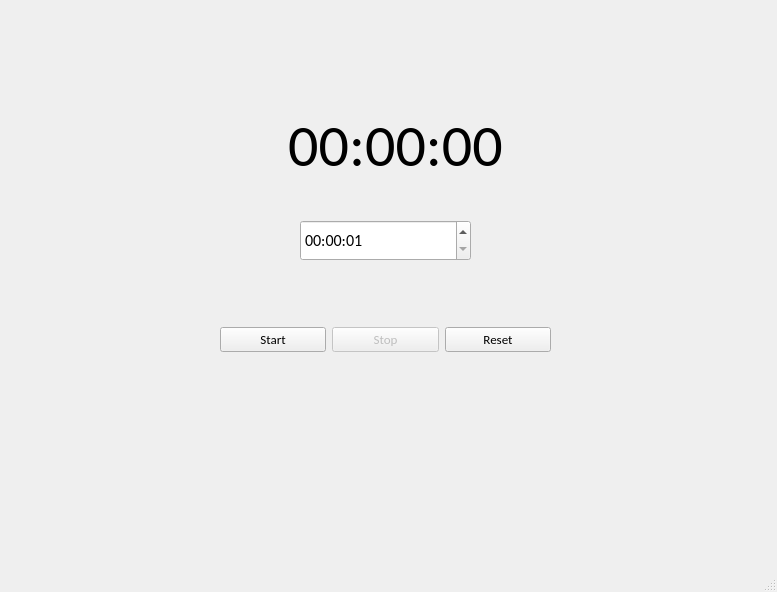
<?xml version="1.0" encoding="UTF-8"?>
<ui version="4.0">
 <class>MainWindow</class>
 <widget class="QMainWindow" name="MainWindow">
  <property name="enabled">
   <bool>true</bool>
  </property>
  <property name="geometry">
   <rect>
    <x>0</x>
    <y>0</y>
    <width>777</width>
    <height>592</height>
   </rect>
  </property>
  <property name="windowTitle">
   <string>Timer</string>
  </property>
  <widget class="QWidget" name="centralwidget">
   <widget class="QLabel" name="lblRemainingTime">
    <property name="geometry">
     <rect>
      <x>240</x>
      <y>90</y>
      <width>311</width>
      <height>111</height>
     </rect>
    </property>
    <property name="font">
     <font>
      <family>Calibri</family>
      <pointsize>45</pointsize>
     </font>
    </property>
    <property name="text">
     <string>00:00:00</string>
    </property>
    <property name="alignment">
     <set>Qt::AlignCenter</set>
    </property>
   </widget>
   <widget class="QWidget" name="horizontalLayoutWidget">
    <property name="geometry">
     <rect>
      <x>220</x>
      <y>300</y>
      <width>331</width>
      <height>80</height>
     </rect>
    </property>
    <layout class="QHBoxLayout" name="hrzltButtons">
     <item>
      <widget class="QPushButton" name="pbStart">
       <property name="font">
        <font>
         <family>Calibri</family>
         <pointsize>10</pointsize>
        </font>
       </property>
       <property name="text">
        <string>Start</string>
       </property>
      </widget>
     </item>
     <item>
      <widget class="QPushButton" name="pbStop">
       <property name="enabled">
        <bool>false</bool>
       </property>
       <property name="font">
        <font>
         <family>Calibri</family>
         <pointsize>10</pointsize>
        </font>
       </property>
       <property name="text">
        <string>Stop</string>
       </property>
      </widget>
     </item>
     <item>
      <widget class="QPushButton" name="pbReset">
       <property name="enabled">
        <bool>true</bool>
       </property>
       <property name="font">
        <font>
         <family>Calibri</family>
         <pointsize>10</pointsize>
        </font>
       </property>
       <property name="text">
        <string>Reset</string>
       </property>
      </widget>
     </item>
    </layout>
   </widget>
   <widget class="QTimeEdit" name="teTimeSetup">
    <property name="enabled">
     <bool>true</bool>
    </property>
    <property name="geometry">
     <rect>
      <x>300</x>
      <y>220</y>
      <width>171</width>
      <height>41</height>
     </rect>
    </property>
    <property name="font">
     <font>
      <family>Calibri</family>
      <pointsize>12</pointsize>
     </font>
    </property>
    <property name="buttonSymbols">
     <enum>QAbstractSpinBox::UpDownArrows</enum>
    </property>
    <property name="minimumTime">
     <time>
      <hour>0</hour>
      <minute>0</minute>
      <second>1</second>
     </time>
    </property>
    <property name="displayFormat">
     <string>HH:mm:ss</string>
    </property>
   </widget>
  </widget>
  <widget class="QMenuBar" name="menubar">
   <property name="geometry">
    <rect>
     <x>0</x>
     <y>0</y>
     <width>777</width>
     <height>26</height>
    </rect>
   </property>
  </widget>
  <widget class="QStatusBar" name="statusbar"/>
 </widget>
 <resources/>
 <connections/>
</ui>
